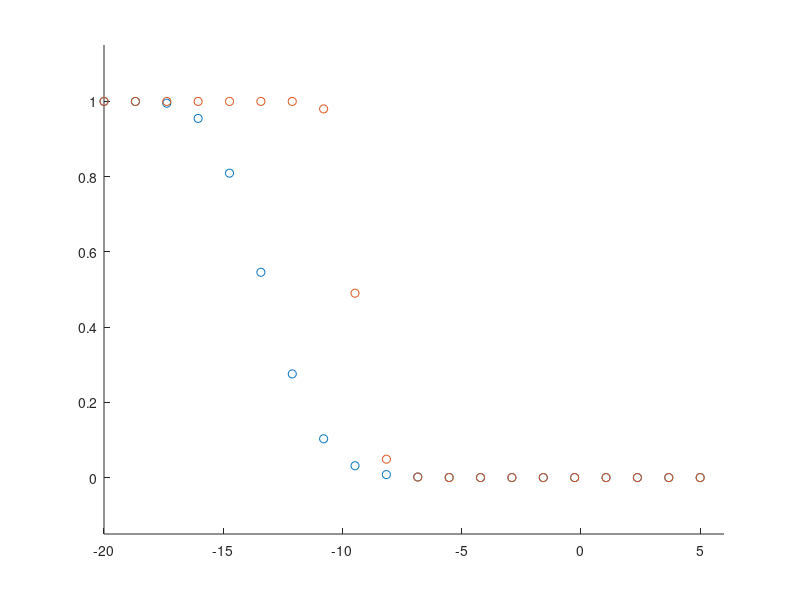

Write the MATLAB code that produced this figure. (Note: this script raises an error after producing the figure.)
clc,clear,close all;
figure; hold on;

%Rician Distr.s in different parameters.
pd{1} = makedist('Rician','s',sqrt(5/6),'sigma',1/sqrt(12));
pd{2} = makedist('Rician','s',sqrt(6/7),'sigma',1/sqrt(14));
pd{3} = makedist('Rician','s',sqrt(5*1.5/6),'sigma',sqrt(1.5)/sqrt(12));
pd{4} = makedist('Rician','s',sqrt(6*1.5/7),'sigma',sqrt(1.5)/sqrt(14));

snr = linspace(-20,5,20);
mcResult = zeros(1,length(snr));
simulationTime = 100000;
n=4; k2 = 0.01; Rate = 1;
for i = 1:length(snr)
   xx = sqrt((k2 +1/(10^(snr(i)/10)))*(2^Rate-1));
   h = zeros(simulationTime,1);
   for j=1:n
        h = h + random(pd{j},simulationTime,1).*random(pd{j},simulationTime,1);
   end
   mcResult(i) = sum(h < xx)/simulationTime;
end
plot(snr, mcResult,'o');



%Weibull Distr.s in different parameters.
pd{1} = makedist('Weibull','a',sqrt(0.5/gamma(1.2)),'b',10);
pd{2} = makedist('Weibull','a',sqrt(1/gamma(1.2)),'b',10);
pd{3} = makedist('Weibull','a',sqrt(0.5/gamma(1.2)),'b',12);
pd{4} = makedist('Weibull','a',sqrt(1/gamma(1.2)),'b',12);
snr = linspace(-20,5,20);
mcResult = zeros(1,length(snr));
simulationTime = 100000;
n=4; k2 = 0.01; Rate = 1;
for i = 1:length(snr)
   xx = sqrt((k2 +1/(10^(snr(i)/10)))*(2^Rate-1));
   h = zeros(simulationTime,1);
   for j=1:n
        h = h + random(pd{j},simulationTime,1).*random(pd{j},simulationTime,1);
   end
   mcResult(i) = sum(h < xx)/simulationTime;
end
plot(snr, mcResult,'o');


axis([-20 6 -0.15 1.15])




%Theoretical results
snr = linspace(-20,5);
ewRice = zeros(1,length(snr));
ewWeibull = zeros(1,length(snr));


%Moments for every Rician fading channels
aRice1 = [0.959930110752018935758544730598, 1.00000000000000000000000000000, ...
1.11177654821320601342971559345, 1.30555555555555555555555555556, ...
1.60766919039780783665966434452, 2.06481481481481481481481481481, ...
2.75437675388674387876672567442, 3.80324074074074074074074074074, ...
5.42076220057757990402010317735, 7.95653292181069958847736625514, ...
12.0025685773826563282439747515, 18.5762817215363511659807956104, ...
29.4523316201544209273410362094, 47.7723122427983539094650205761, ...
79.1793689528662987735713942951];
aRice2 = [0.965348853621578678468436675781, 1.00000000000000000000000000000, ...
1.09744183586807030791985098660, 1.26530612244897959183673469388, ...
1.52344680796155856179256299064, 1.90670553935860058309037900875, ...
2.47164327335909142379747392953, 3.30862140774677217825905872553, ...
4.56242484472779320714680711141, 6.46730528946272386505622657226, ...
9.40695523110186199731721529398, 14.0182406990284660303104998768, ...
21.3727144401187523907301675902, 33.2980208683699576099851495307, ...
52.9537992469912584758279819686];
aRice3 = [1.20622938159501243249301545976, 1.62500000000000000000000000000, ...
2.37738880211323171916436996616, 3.71875000000000000000000000000, ...
6.15616069054109032523352423414, 10.7070312500000000000000000000, ...
19.4570605400364835726455252789, 36.7832031250000000000000000000, ...
72.0875586055901300531654192039, 146.031494140625000000000000000, ...
305.030772974487382592160736924, 655.603332519531250000000000000, ...
1447.27322850374131073345102828, 3276.28597259521484375000000000, ...
7594.96424428136809428822668045];
aRice4 = [1.20768248136941820772760993571, 1.60714285714285714285714285714, ...
2.30418993114744874104463372372, 3.51275510204081632653061224490, ...
5.64431985837204106324952127070, 9.49772230320699708454810495627, ...
16.6545789419058004518302905351, 30.3149078508954602249062890462, ...
57.0954978837416872720988024201, 110.972691345124055453085024097, ...
222.085769673953677939859618479, 456.746281742991865634217035419, ...
963.713749535386683947772820254, 2083.04171304157577382116052228, ...
4606.34252885947196946098588435];
aRice1 = aRice1 .* aRice1;
aRice2 = aRice2 .* aRice2;
aRice3 = aRice3 .* aRice3;
aRice4 = aRice4 .* aRice4;
cumuRice = zeros(1,length(aRice1));
cumuRice = cumuRice + calcCumulantByMoment(aRice1);
cumuRice = cumuRice + calcCumulantByMoment(aRice2);
cumuRice = cumuRice + calcCumulantByMoment(aRice3);
cumuRice = cumuRice + calcCumulantByMoment(aRice4);
miuRice = cumuRice(1);
sigmaRice = sqrt(cumuRice(2));
for i=1:length(snr)
    xx = (sqrt((k2 +1/(10^(snr(i)/10)))*(2^Rate-1)) - miuRice)/(sigmaRice);
    coef = 0;
    coef = coef + cumuRice(3)/6*probHermiteH(2,xx)/(sigmaRice^3);
    coef = coef + cumuRice(4)/factorial(4)*probHermiteH(3,xx)/(sigmaRice^4);
    coef = coef + cumuRice(5)/factorial(5)*probHermiteH(4,xx)/(sigmaRice^5);
    coef = coef + (cumuRice(3)^2/72)*probHermiteH(5,xx)/(sigmaRice^6);%cumuRice(6)/factorial(6)
    coef = coef + (cumuRice(3)*cumuRice(5)/factorial(3)/factorial(5)+cumuRice(4)^2/1152)*probHermiteH(7,xx)/(sigmaRice^8);
    coef = coef + (cumuRice(3)^3)/(6^4)*probHermiteH(8,xx)/(sigmaRice^9);
    coef = coef + (cumuRice(3)^2)*(cumuRice(4)/1728)*probHermiteH(9,xx)/(sigmaRice^10);
    coef = coef + (cumuRice(3)^4)/31104*probHermiteH(11,xx)/(sigmaRice^12);
    ewRice(i) = normcdf(xx,0,1) - normpdf(xx,0,1) * coef;
end
plot(snr, ewRice);

%Moments for every Weibull Fading channels
aWeibull1 = [0.702044149057774030800908289979, 0.500000000000000000000000000000, ...
0.360654643286712918229296503396, 0.263116311561201047117190589102, ...
0.193938348041420992091624531730, 0.144292752835079773679807835278, ...
0.108282306375652196572320061603, 0.0819065566016783461030467590059, ...
0.0624141551844396101183375252769, 0.0478891912330610626279449383057];
aWeibull2 = [0.992840356982182751943700460599, 1.00000000000000000000000000000, ...
1.02008537573780025019615987133, 1.05246524624480418846876235641, ...
1.09708096825764456877801206893, 1.15434202268063818943846268222, ...
1.22507444993188796295398649030, 1.31050490562685353764874814409, ...
1.41227111593429632438080036437, 1.53245411945795400409423802578];
aWeibull3 = [0.707161730041398840218902541151, 0.505200891072220996652912384003, ...
0.364243939531454591711570573318, 0.264811289211632186430664005563, ...
0.193994191112687185662847614025, 0.143115753760794624581633087823, ...
0.106269325528056659760867479747, 0.0793880683106221290059797395640, ...
0.0596429081507161272271875125511, 0.0450472482805577177349263283005];
aWeibull4 = [1.00007770941576760146912534990, 1.01040178214444199330582476801, ...
1.03023743859517723916176660939, 1.05924515684652874572265602225, ...
1.09739686437264144171377283926, 1.14492603008635699665306470258, ...
1.20230017140815279145801049255, 1.27020909296995406409567583302, ...
1.34956495369784897382355371252, 1.44151194497784696751764250562];
aWeibull1 = aWeibull1 .* aWeibull1;
aWeibull2 = aWeibull2 .* aWeibull2;
aWeibull3 = aWeibull3 .* aWeibull3;
aWeibull4 = aWeibull4 .* aWeibull4;
cumuWeibull = zeros(1,length(aWeibull1));
cumuWeibull = cumuWeibull + calcCumulantByMoment(aWeibull1);
cumuWeibull = cumuWeibull + calcCumulantByMoment(aWeibull2);
cumuWeibull = cumuWeibull + calcCumulantByMoment(aWeibull3);
cumuWeibull = cumuWeibull + calcCumulantByMoment(aWeibull4);
miuWeibull = cumuWeibull(1);
sigmaWeibull = sqrt(cumuWeibull(2));
for i=1:length(snr)
    xx = (sqrt((k2 +1/(10^(snr(i)/10)))*(2^Rate-1)) - miuWeibull)/(sigmaWeibull);
    coef = 0;
    coef = coef + cumuWeibull(3)/6*probHermiteH(2,xx)/(sigmaWeibull^3);
    coef = coef + cumuWeibull(4)/factorial(4)*probHermiteH(3,xx)/(sigmaWeibull^4);
    coef = coef + cumuWeibull(5)/factorial(5)*probHermiteH(4,xx)/(sigmaWeibull^5);
    coef = coef + (cumuWeibull(3)^2/72)*probHermiteH(5,xx)/(sigmaWeibull^6);%cumuWeibull(6)/factorial(6)
    %coef = coef + (cumuWeibull(3)*cumuWeibull(5)/factorial(3)/factorial(5)+cumuWeibull(4)^2/1152)*probHermiteH(7,xx)/(sigmaWeibull^8);
    coef = coef + (cumuWeibull(3)^3)/(6^4)*probHermiteH(8,xx)/(sigmaWeibull^9);
    %coef = coef + (cumuWeibull(3)^2)*(cumuWeibull(4)/1728)*probHermiteH(9,xx)/(sigmaWeibull^10);
    %coef = coef + (cumuWeibull(3)^4)/31104*probHermiteH(11,xx)/(sigmaWeibull^12);
    ewWeibull(i) = normcdf(xx,0,1) - normpdf(xx,0,1) * coef;
end
plot(snr, ewWeibull);

legend('Rician N=4, simulation','Weibull N=4, simulation','Rician, Theory','Weibull, Theory');
xlabel('Average SNR[dB]')
ylabel('Average Outage Probability')
